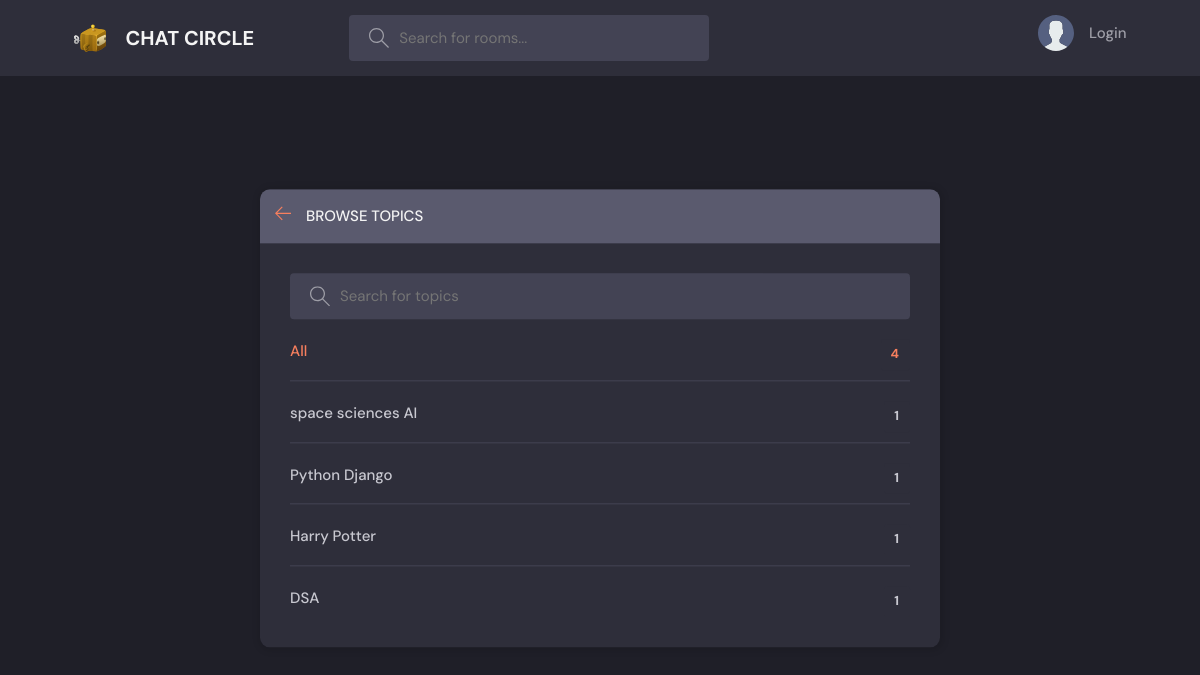
The page /topics on the database as committed earlier.
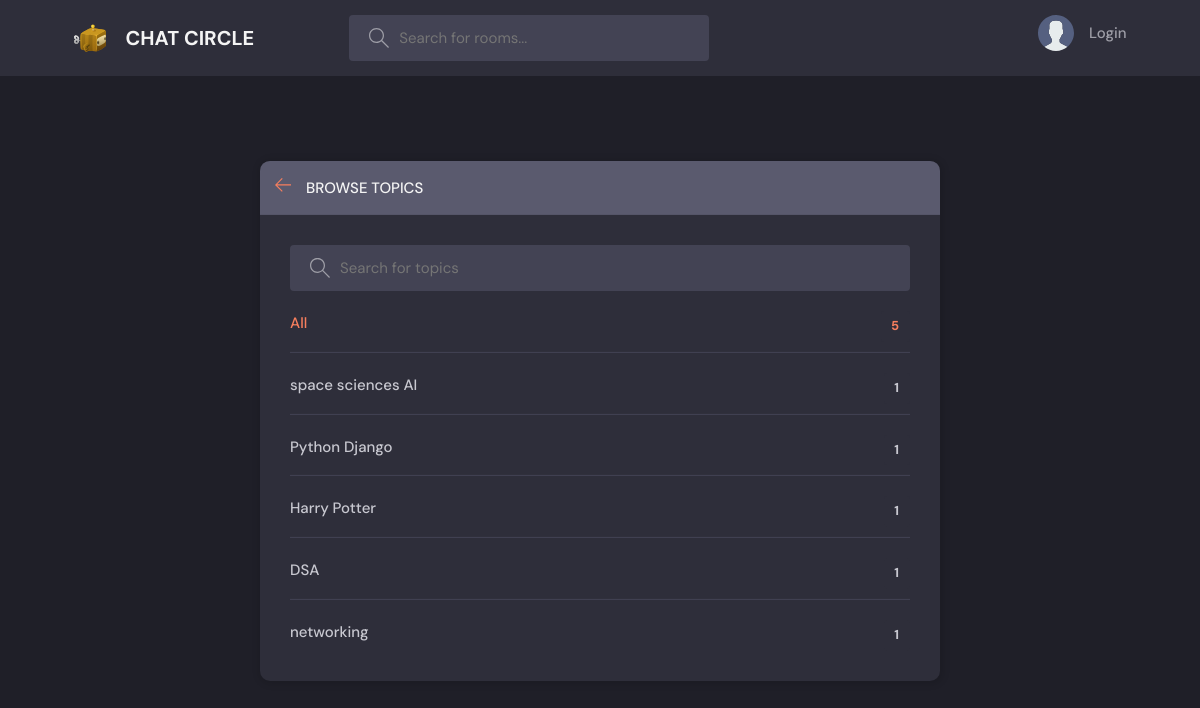
The same page on the database as committed later.
### base/models.py (models this page shows, shortened)
class Topic(models.Model):
    name = models.CharField(max_length=200)

### base/views.py (the view)
# urls.py: path('topics' , views.topics_page , name = "topics"),
def topics_page(request):
    q = request.GET.get('q') if request.GET.get('q') != None else ''
    topics = Topic.objects.filter(name__icontains=q)
    return render(request , 'base/topics.html' ,{'topics' : topics} )

### base/templates/base/topics.html (shortened to what this page needs)
{% extends 'index.html'%}
{% block content %}
    <main class="create-room layout">
      <div class="container">
        <div class="layout__box">
          <div class="layout__boxHeader">
            <div class="layout__boxTitle">
              <a href="{%url 'home'%}">
                <svg version="1.1" xmlns="http://www.w3.org/2000/svg" width="32" height="32" viewBox="0 0 32 32">
                  <title>arrow-left</title>
                  <path
                    d="M13.723 2.286l-13.723 13.714 13.719 13.714 1.616-1.611-10.96-10.96h27.625v-2.286h-27.625l10.965-10.965-1.616-1.607z"
                  ></path>
                </svg>
              </a>
              <h3>Browse Topics</h3>
            </div>
          </div>
          <div class="topics-page layout__body">
            <form action="" method="GET"  class="header__search">
              <label>
                <input name="q" placeholder="Search for topics" />
              </label>
            </form>
            <ul class="topics__list">
              <li>
                <a href="{% url 'topics'%}" class="active">All <span>{{topics.count}}</span></a>
              </li>
              {% for topic in topics %}
              <li>
                <a href="{% url 'home'%}?q= {{topic.name}}">{{topic.name}} <span>{{topic.room_set.all.count}}</span></a>
              </li>
              {% endfor %}
            </ul>
          </div>
        </div>
      </div>
    </main>
{% endblock content %}

Rows that differ between the two databases and show on the page:
added Topic: name "networking", room_set.all.count "1"
Other text that changed with them:
{{ topics.count }}: "4" → "5"
